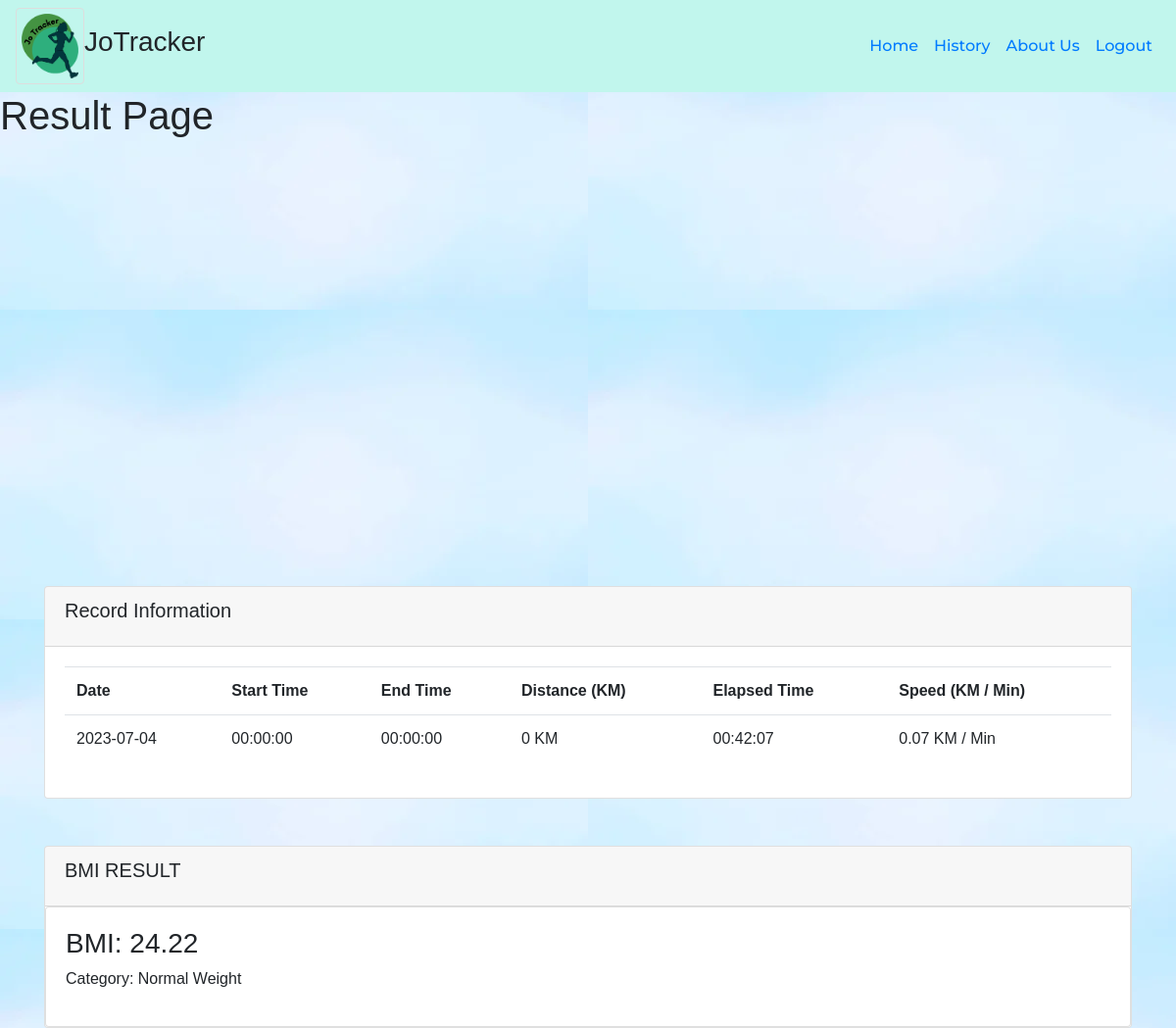
The app's page /Result.php?id=2 with its own data.
### tables this page shows
CREATE TABLE `record` (
  `record_id` int(20) NOT NULL,
  `user_id` int(20) NOT NULL,
  `date` date NOT NULL,
  `time_start` text NOT NULL,
  `time_end` text NOT NULL,
  `longitude` text NOT NULL,
  `latitude` text NOT NULL,
  `coordinate` text NOT NULL,
  `speed` double NOT NULL,
  `distance` double NOT NULL,
  `eslapsed_time` time NOT NULL,
  `age` int(11) NOT NULL,
  `gender` varchar(11) NOT NULL,
  `height` decimal(11,0) NOT NULL,
  `weight` decimal(11,0) NOT NULL
);

### Result.php (the view, shortened to what this page needs)
<?php
require('User_Header.php');
if (isset($_GET['id'])) {
    $recordId = $_GET['id'];
    $servername = "localhost";
    $username = "root";
    $password = "";
    $dbname = "jotracker";
    $conn = new mysqli($servername, $username, $password, $dbname);
    $sql = "SELECT * FROM record WHERE record_id = '$recordId'";
    $result = $conn->query($sql);
    if ($result->num_rows > 0) {
        $row = $result->fetch_assoc();
        $date = $row['date'];
        $timeStart = date('H:i:s', strtotime($row['time_start']));
        $timeEnd = date('H:i:s', strtotime($row['time_end']));
        $distance = $row['distance'];
        $elapsedTime = $row['eslapsed_time'];
        $speed = $row['speed'];
		$height = $row['height'];
		$weight = $row['weight'];
    } else {
        echo "Record not found";
        exit;
    }
} else {
    echo "Invalid request";
    exit;
}
?>
<!DOCTYPE html>
<html>
<head>
	<link rel="stylesheet" href="CSS/Main_Page_Design.css">
    <link rel="stylesheet" href="https://stackpath.bootstrapcdn.com/bootstrap/4.5.0/css/bootstrap.min.css">
</head>
<body>
    <h1>Result Page</h1>
    <div id="map"></div>
</body>
</html>
<div class="container mt-5">
        <div class="card">
            <div class="card-header">
                <h5 class="card-title">Record Information</h5>
            </div>
            <div class="card-body">
                <table class="table">
                    <tr>
                        <th>Date</th>
                        <th>Start Time</th>
                        <th>End Time</th>
                        <th>Distance (KM)</th>
                        <th>Elapsed Time</th>
                        <th>Speed (KM / Min)</th>
                    </tr>
                    <tr>
                        <td><?php echo $date; ?></td>
                        <td><?php echo $timeStart; ?></td>
                        <td><?php echo $timeEnd; ?></td>
                        <td><?php echo $distance; ?> KM</td>
                        <td><?php echo $elapsedTime; ?></td>
                        <td><?php echo $speed; ?> KM / Min</td>
                    </tr>
                </table>
            </div>
        </div>
    </div>
<div class="container mt-5">
    <div class="card">
        <div class="card-header">
            <h5 class="card-title">BMI RESULT</h5>
        </div>
		<div class="card">
        <div class="card-body">
            <div class="bmi-result">
                <?php
                $heightInMeters = $height / 100;
                $bmi = $weight / ($heightInMeters * $heightInMeters);
                $category = "";
                if ($bmi < 18.5) {
                    $category = "Underweight";
                } elseif ($bmi >= 18.5 && $bmi < 25) {
                    $category = "Normal Weight";
                } elseif ($bmi >= 25 && $bmi < 30) {
                    $category = "Overweight";
                } elseif ($bmi >= 30) {
                    $category = "Obese";
                }
                ?>
                <h3>BMI: <?php echo number_format($bmi, 2); ?></h3>
                <p>Category: <?php echo $category; ?></p>
            </div>
        </div>
    </div>
</div>

### CSS/Main_Page_Design.css (style rules this page uses)
* { box-sizing: border-box; margin: 0; padding: 0; font-family: 'Roboto slab', sans-serif; }

### User_Header.php (style rules this page uses)
body { background-image:url("Images/Background.jpg"); }

### Result.php (style rules this page uses)
#map { height: 400px; }

### records on screen
record: date "2023-07-04", time_start "00:00:00", time_end "00:00:00", distance "0", eslapsed_time "00:42:07", speed "0.07", bmi "24.22", category "Normal Weight"
